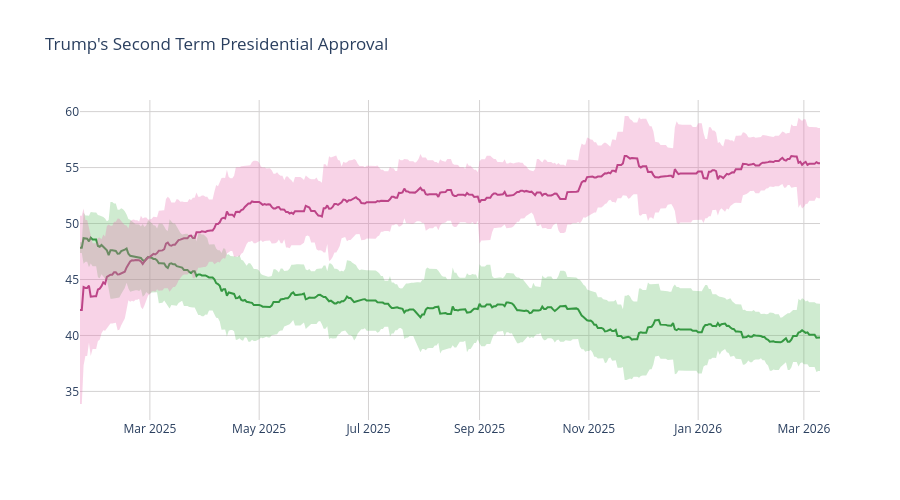

The code cell stored with this chart in its notebook:
### Code cell
disappr_ci_hex = "#e86eaf",
appr_ci_hex = "#60be65"
disappr_ci_rgba = "rgba(232, 110, 175, 0.3)"
appr_ci_rgba = "rgba(96, 190, 101, 0.3)"
grid_col = "#d4d2d2"


# Approve
fig = go.Figure(go.Scatter(
    x=pres['end_date'],
    y=pres['approve'],
    hovertemplate="%{y:.2f}%",
    name="<b>Approve</b>",
    line=dict(color="#228833"),
    showlegend=False
))

# Disapprove
fig.add_trace(go.Scatter(
    x=pres['end_date'],
    y=pres['disapprove'],
    hovertemplate="%{y:.2f}%",
    name="<b>Disapprove</b>",
    line=dict(color="#aa3377"),
    showlegend=False
    )
)

# Approve CI
fig.add_traces([

    # Upper bound
    go.Scatter(
        x=pres['end_date'],
        y=pres['approve_upper_ci'],
        marker=dict(color=appr_ci_hex),
        line=dict(width=0),
        mode='lines',
        showlegend=False,
        hoverinfo="skip"
    ),

    # Lower bound
    go.Scatter(
        x=pres['end_date'],
        y=pres['approve_lower_ci'],
        marker=dict(color=appr_ci_hex),
        line=dict(width=0),
        mode='lines',
        fillcolor=appr_ci_rgba,
        fill="tonexty",
        showlegend=False,
        hoverinfo="skip"
    )
])

# Disapprove CI
fig.add_traces([

    # Upper bound
    go.Scatter(
        x=pres['end_date'],
        y=pres['disapprove_upper_ci'],
        marker=dict(color=disappr_ci_hex),
        line=dict(width=0),
        mode='lines',
        showlegend=False,
        hoverinfo="skip"
    ),

    # Lower bound
    go.Scatter(
        x=pres['end_date'],
        y=pres['disapprove_lower_ci'],
        marker=dict(color=disappr_ci_hex),
        line=dict(width=0),
        mode='lines',
        fillcolor=disappr_ci_rgba,
        fill="tonexty",
        showlegend=False,
        hoverinfo="skip"
    )
])

fig.update_layout(
    title=dict(text="Trump's Second Term Presidential Approval"),
    hovermode="x"
)

fig.update_xaxes(gridcolor=grid_col)
fig.update_yaxes(gridcolor=grid_col)

fig.update_layout(hovermode="x", hoverlabel_align="right", plot_bgcolor="rgba(0, 0, 0, 0)", height=500)
fig.show()

### Figure 1 — Plotly figure (JSON) as saved in the notebook; plotly's stock layout.template omitted (floating-point values rounded to 4 significant figures; data arrays with more than 128 entries replaced by an {"elided": "..."} marker saying what was removed)
{"data": [{"hovertemplate": "%{y:.2f}%", "line": {"color": "#228833"}, "name": "<b>Approve</b>", "showlegend": false, "type": "scatter", "x": {"elided": "414 str values"}, "y": {"elided": "414 float values"}}, {"hovertemplate": "%{y:.2f}%", "line": {"color": "#aa3377"}, "name": "<b>Disapprove</b>", "showlegend": false, "type": "scatter", "x": {"elided": "414 str values"}, "y": {"elided": "414 float values"}}, {"hoverinfo": "skip", "line": {"width": 0}, "marker": {"color": "#60be65"}, "mode": "lines", "showlegend": false, "type": "scatter", "x": {"elided": "414 str values"}, "y": {"elided": "414 float values"}}, {"fill": "tonexty", "fillcolor": "rgba(96, 190, 101, 0.3)", "hoverinfo": "skip", "line": {"width": 0}, "marker": {"color": "#60be65"}, "mode": "lines", "showlegend": false, "type": "scatter", "x": {"elided": "414 str values"}, "y": {"elided": "414 float values"}}, {"hoverinfo": "skip", "line": {"width": 0}, "marker": {"color": ["#e86eaf"]}, "mode": "lines", "showlegend": false, "type": "scatter", "x": {"elided": "414 str values"}, "y": {"elided": "414 float values"}}, {"fill": "tonexty", "fillcolor": "rgba(232, 110, 175, 0.3)", "hoverinfo": "skip", "line": {"width": 0}, "marker": {"color": ["#e86eaf"]}, "mode": "lines", "showlegend": false, "type": "scatter", "x": {"elided": "414 str values"}, "y": {"elided": "414 float values"}}], "layout": {"height": 500, "hoverlabel": {"align": "right"}, "hovermode": "x", "plot_bgcolor": "rgba(0, 0, 0, 0)", "title": {"text": "Trump's Second Term Presidential Approval"}, "xaxis": {"gridcolor": "#d4d2d2"}, "yaxis": {"gridcolor": "#d4d2d2"}}}
